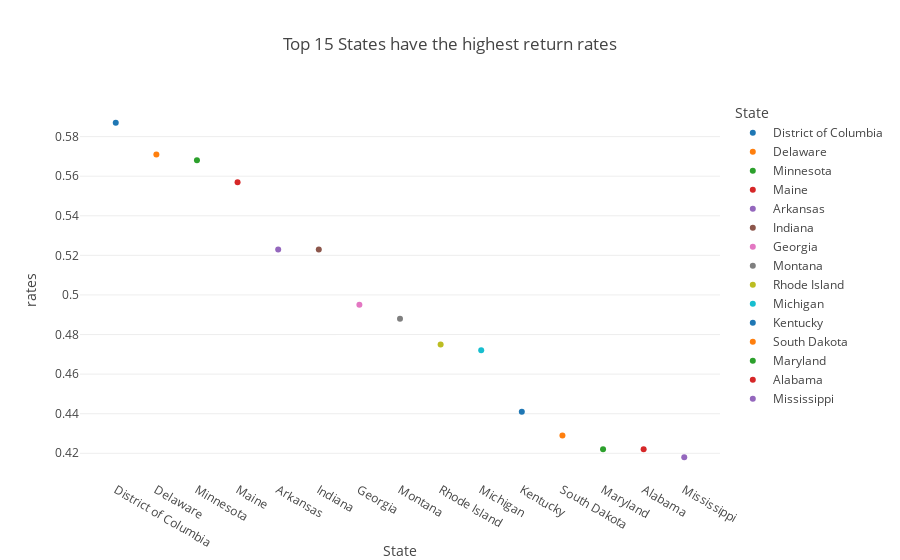

The cell this chart's notebook holds for it:
### Markdown cell above
## 4. Tiểu bang nào có tỷ lệ hoàn vốn cao nhất?

### Code cell
top10 = state.sort_values('rates', ascending = False)[:15]
top10
fig = px.scatter(top10,
                x = top10.index,
                y = 'rates',
                size = None,
                color = top10.index,
                template = 'xgridoff',
                animation_frame = None,
                title = 'Top 15 States have the highest return rates')
fig.show()

### Figure 1 — Plotly figure (JSON) as saved in the notebook; plotly's stock layout.template omitted (floating-point values rounded to 4 significant figures)
{"data": [{"hovertemplate": "State=%{x}<br>rates=%{y}<extra></extra>", "legendgroup": "District of Columbia", "marker": {"color": "#1F77B4", "symbol": "circle"}, "mode": "markers", "name": "District of Columbia", "orientation": "v", "showlegend": true, "type": "scatter", "x": ["District of Columbia"], "xaxis": "x", "y": [0.587], "yaxis": "y"}, {"hovertemplate": "State=%{x}<br>rates=%{y}<extra></extra>", "legendgroup": "Delaware", "marker": {"color": "#FF7F0E", "symbol": "circle"}, "mode": "markers", "name": "Delaware", "orientation": "v", "showlegend": true, "type": "scatter", "x": ["Delaware"], "xaxis": "x", "y": [0.571], "yaxis": "y"}, {"hovertemplate": "State=%{x}<br>rates=%{y}<extra></extra>", "legendgroup": "Minnesota", "marker": {"color": "#2CA02C", "symbol": "circle"}, "mode": "markers", "name": "Minnesota", "orientation": "v", "showlegend": true, "type": "scatter", "x": ["Minnesota"], "xaxis": "x", "y": [0.568], "yaxis": "y"}, {"hovertemplate": "State=%{x}<br>rates=%{y}<extra></extra>", "legendgroup": "Maine", "marker": {"color": "#D62728", "symbol": "circle"}, "mode": "markers", "name": "Maine", "orientation": "v", "showlegend": true, "type": "scatter", "x": ["Maine"], "xaxis": "x", "y": [0.557], "yaxis": "y"}, {"hovertemplate": "State=%{x}<br>rates=%{y}<extra></extra>", "legendgroup": "Arkansas", "marker": {"color": "#9467BD", "symbol": "circle"}, "mode": "markers", "name": "Arkansas", "orientation": "v", "showlegend": true, "type": "scatter", "x": ["Arkansas"], "xaxis": "x", "y": [0.523], "yaxis": "y"}, {"hovertemplate": "State=%{x}<br>rates=%{y}<extra></extra>", "legendgroup": "Indiana", "marker": {"color": "#8C564B", "symbol": "circle"}, "mode": "markers", "name": "Indiana", "orientation": "v", "showlegend": true, "type": "scatter", "x": ["Indiana"], "xaxis": "x", "y": [0.523], "yaxis": "y"}, {"hovertemplate": "State=%{x}<br>rates=%{y}<extra></extra>", "legendgroup": "Georgia", "marker": {"color": "#E377C2", "symbol": "circle"}, "mode": "markers", "name": "Georgia", "orientation": "v", "showlegend": true, "type": "scatter", "x": ["Georgia"], "xaxis": "x", "y": [0.495], "yaxis": "y"}, {"hovertemplate": "State=%{x}<br>rates=%{y}<extra></extra>", "legendgroup": "Montana", "marker": {"color": "#7F7F7F", "symbol": "circle"}, "mode": "markers", "name": "Montana", "orientation": "v", "showlegend": true, "type": "scatter", "x": ["Montana"], "xaxis": "x", "y": [0.488], "yaxis": "y"}, {"hovertemplate": "State=%{x}<br>rates=%{y}<extra></extra>", "legendgroup": "Rhode Island", "marker": {"color": "#BCBD22", "symbol": "circle"}, "mode": "markers", "name": "Rhode Island", "orientation": "v", "showlegend": true, "type": "scatter", "x": ["Rhode Island"], "xaxis": "x", "y": [0.475], "yaxis": "y"}, {"hovertemplate": "State=%{x}<br>rates=%{y}<extra></extra>", "legendgroup": "Michigan", "marker": {"color": "#17BECF", "symbol": "circle"}, "mode": "markers", "name": "Michigan", "orientation": "v", "showlegend": true, "type": "scatter", "x": ["Michigan"], "xaxis": "x", "y": [0.472], "yaxis": "y"}, {"hovertemplate": "State=%{x}<br>rates=%{y}<extra></extra>", "legendgroup": "Kentucky", "marker": {"color": "#1F77B4", "symbol": "circle"}, "mode": "markers", "name": "Kentucky", "orientation": "v", "showlegend": true, "type": "scatter", "x": ["Kentucky"], "xaxis": "x", "y": [0.441], "yaxis": "y"}, {"hovertemplate": "State=%{x}<br>rates=%{y}<extra></extra>", "legendgroup": "South Dakota", "marker": {"color": "#FF7F0E", "symbol": "circle"}, "mode": "markers", "name": "South Dakota", "orientation": "v", "showlegend": true, "type": "scatter", "x": ["South Dakota"], "xaxis": "x", "y": [0.429], "yaxis": "y"}, {"hovertemplate": "State=%{x}<br>rates=%{y}<extra></extra>", "legendgroup": "Maryland", "marker": {"color": "#2CA02C", "symbol": "circle"}, "mode": "markers", "name": "Maryland", "orientation": "v", "showlegend": true, "type": "scatter", "x": ["Maryland"], "xaxis": "x", "y": [0.422], "yaxis": "y"}, {"hovertemplate": "State=%{x}<br>rates=%{y}<extra></extra>", "legendgroup": "Alabama", "marker": {"color": "#D62728", "symbol": "circle"}, "mode": "markers", "name": "Alabama", "orientation": "v", "showlegend": true, "type": "scatter", "x": ["Alabama"], "xaxis": "x", "y": [0.422], "yaxis": "y"}, {"hovertemplate": "State=%{x}<br>rates=%{y}<extra></extra>", "legendgroup": "Mississippi", "marker": {"color": "#9467BD", "symbol": "circle"}, "mode": "markers", "name": "Mississippi", "orientation": "v", "showlegend": true, "type": "scatter", "x": ["Mississippi"], "xaxis": "x", "y": [0.418], "yaxis": "y"}], "layout": {"legend": {"title": {"text": "State"}, "tracegroupgap": 0}, "title": {"text": "Top 15 States have the highest return rates"}, "xaxis": {"anchor": "y", "categoryarray": ["District of Columbia", "Delaware", "Minnesota", "Maine", "Arkansas", "Indiana", "Georgia", "Montana", "Rhode Island", "Michigan", "Kentucky", "South Dakota", "Maryland", "Alabama", "Mississippi"], "categoryorder": "array", "domain": [0, 1], "title": {"text": "State"}}, "yaxis": {"anchor": "x", "domain": [0, 1], "title": {"text": "rates"}}}}
